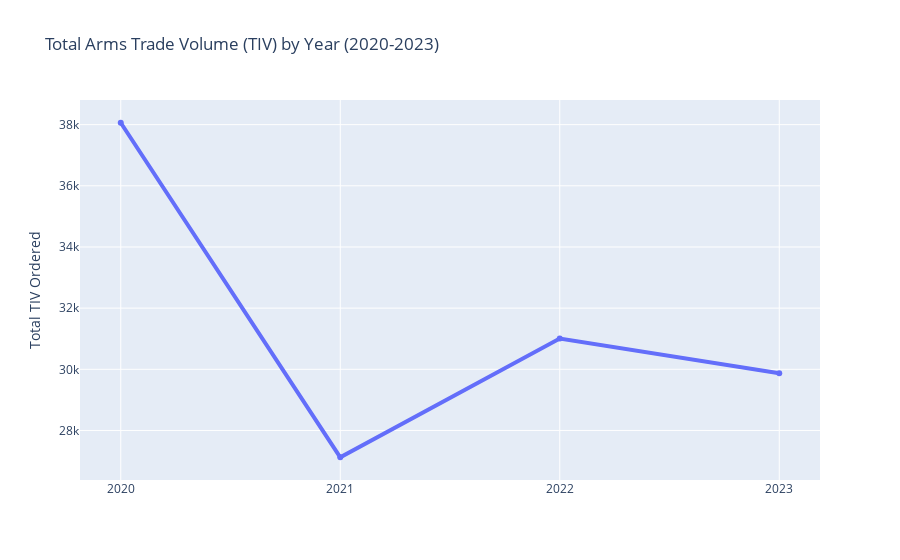

Source (notebook cell):
### Code cell
# Yearly trends using TIV
yearly_tiv_summary = df.groupby('year').agg({
    'tiv_total_order': 'sum',
    'tiv_delivered': 'sum',
    'country': 'nunique'
}).reset_index()
yearly_tiv_summary['year'] = yearly_tiv_summary['year'].astype(str)  # Convert year to string
fig = px.line(yearly_tiv_summary, x='year', y='tiv_total_order',
              title='Total Arms Trade Volume (TIV) by Year (2020-2023)',
              labels={'tiv_total_order': 'Total TIV Ordered', 'year': ''},
              markers=True)
fig.update_traces(line=dict(width=4))
fig.show()

### Figure 1 — Plotly figure (JSON) as saved in the notebook; plotly's stock layout.template omitted (floating-point values rounded to 4 significant figures)
{"data": [{"hovertemplate": "=%{x}<br>Total TIV Ordered=%{y}<extra></extra>", "legendgroup": "", "line": {"color": "#636efa", "dash": "solid", "width": 4}, "marker": {"symbol": "circle"}, "mode": "lines+markers", "name": "", "orientation": "v", "showlegend": false, "type": "scatter", "x": ["2020", "2021", "2022", "2023"], "xaxis": "x", "y": [38060.0, 27120.0, 31010.0, 29870.0], "yaxis": "y"}], "layout": {"legend": {"tracegroupgap": 0}, "title": {"text": "Total Arms Trade Volume (TIV) by Year (2020-2023)"}, "xaxis": {"anchor": "y", "domain": [0, 1], "title": {"text": ""}}, "yaxis": {"anchor": "x", "domain": [0, 1], "title": {"text": "Total TIV Ordered"}}}}
